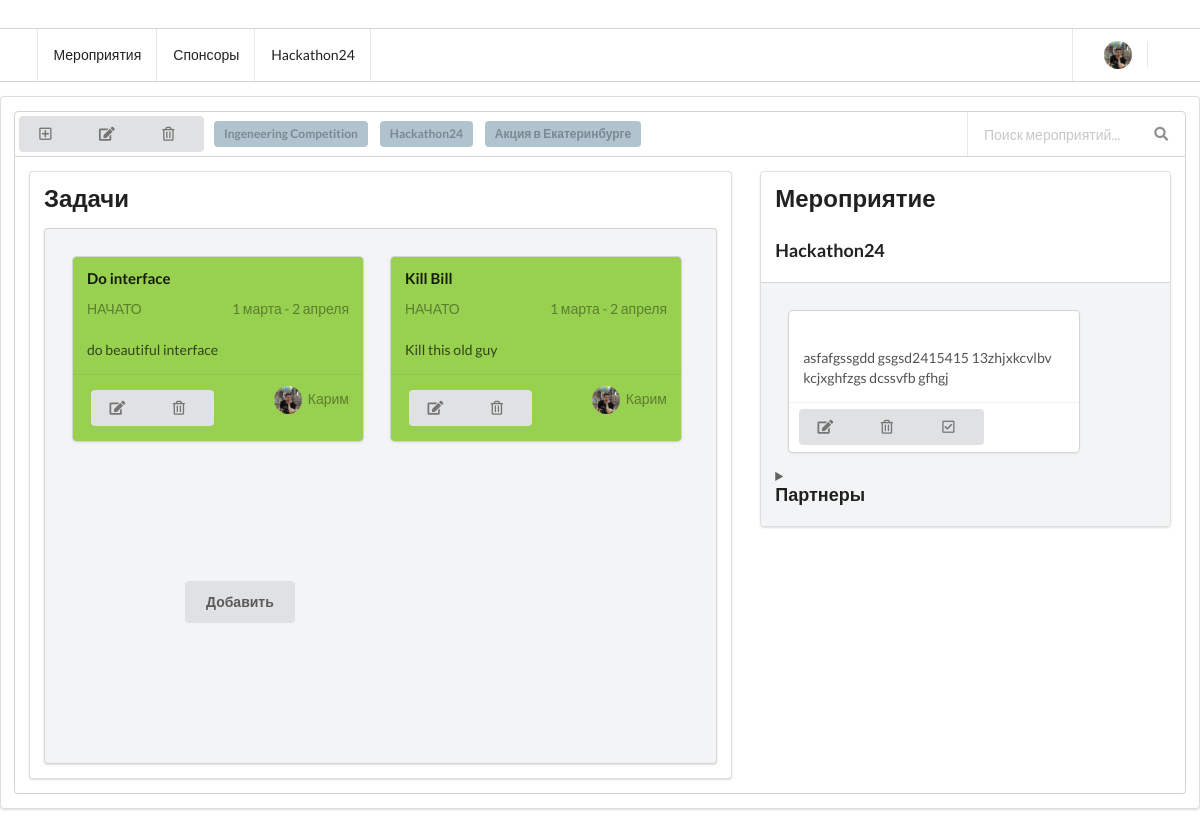
/event/2/, run on the app's committed database.
### heart/models.py (models this page shows, shortened)
class Event(models.Model): #id добавлен автоматически
    name = models.CharField(u'Название мероприятия', max_length=255, default='event')
    desc = models.TextField(u'Описание', blank=True)
    place = models.CharField(u'Место проведения', blank=True, max_length=255)
    creat_time = models.DateTimeField(u'Дата создания', auto_now_add=True)
    start_time = models.DateTimeField(u'Дата начала')
    end_time = models.DateTimeField(u'Дата окончания')
    hidden = models.BooleanField(u'Скрытый?(False-нет, True-да)',default = False)
    tags = models.CharField(u'Тэги(через запятую)', max_length=255)
    partner = models.ForeignKey(Partner, on_delete=models.CASCADE)

class Task(models.Model):
    START = 'ST'
    DOING = 'DO'
    END = 'EN'
    CHOICES = (
        (START, 'НАЧАТА'),
        (DOING, 'В ПРОЦЕССЕ'),
        (END, 'ЗАВЕРШЕНА'),
    )
    name = models.CharField(u'Задача', max_length=255, default='Zadacha')
    event = models.ForeignKey(Event, on_delete=models.CASCADE)
    todo = models.TextField(u'Описание', blank=True)
    partner = models.ForeignKey(Partner, on_delete=models.CASCADE)
    progress = models.CharField(u'Прогресс',max_length=2,
                                      choices=CHOICES,
                                      default=START)
    end_time = models.DateTimeField(u'Время окончания', blank=True, auto_now=True)

### heart/views.py (the view)
# urls.py: path('event/<int:pk>/', views.EventView.as_view()),
class EventView(DetailView):
    model = Event
    template_name = 'event.html'
    def get_context_data(self, **kwargs):
        ev = Event.objects.all()
        context = super().get_context_data(**kwargs)
        context['partner'] = Partner.objects.all()
        context['ev'] = Event.objects.all()
        context['tasks'] = Task.objects.all()
        return context

### heart/models.py (called while the page is built)
    def __str__(self):
        return '{}'.format(self.name)

### heart/templates/event.html (shortened to what this page needs)
{% load staticfiles %}
<!DOCTYPE html>
<html>
<head>
    <link rel="stylesheet" type="text/css" media="screen" href="{% static 'styles.css' %}" />
    <link rel="stylesheet" type="text/css" href="{% static 'semantic.min.css' %}" />
</head>
<body>
    <div class="ui attached stackable menu header_menu">
        <div class="ui container" id="main_menu">
            <a class="item" id="events">
                Мероприятия
            </a>
            <a class="item" id="scolarshipers">
                Спонсоры
            </a>
            <a class="item" id="events">{{event.name}}</a>
            <div class="right item">
            <div class="ui dropdown icon item">
                <img class="ui avatar image" src="{% static '/images/avatar/Karim.jpg' %}" id="user_photo">
            </div>
            </div>
        </div>
    </div>
    <div class="ui segment">
    <div class="ui top attached menu">
        <div style="margin: 0.3em;">
            <div class="ui buttons">
                <button class="ui button "><i class="plus square outline icon"></i></button>
                <button class="ui button "><i class="edit icon"></i></button>
                <button class="ui button "><i class="trash alternate outline icon"></i></button>
            </div>
        </div>
        <div class="event_list" id="event_list">
    {% for event in ev %}
            {%if event.hidden %}
            {% else %}
            <div class="ui label chips">
                    <a type="submit" href="/event/{{ event.pk }}">{{ event.name }} </a>
                </div>
            {% endif %}
            {% endfor %}
        </div>
        <div class="right menu">
            <div class="ui right aligned category search item">
            <div class="ui transparent icon input">
                <input class="prompt" type="text" placeholder="Поиск мероприятий..." id="event_search">
                <i class="search link icon"></i>
            </div>
            </div>
        </div>
    </div>
    <div class="ui bottom attached segment">
        <div class="ui grid">
            <div class="ten wide column">
                <div class="ui segment">
                <h2 class="ui header">Задачи</h2>
                <div class="ui secondary segment" id="month_task_container">
                    <div class="task_wrapper">
                        {% for task in tasks %}
                        {% if task.event == event %}
                        <div class="ui card started_task" id="task" id="123239">
                            <div class="content">
                            <div class="card_header">
                                <h4 class="ui header" id="task_header_name">{{task.name}}</h4>
                            </div>
                                <div class="meta">
                                <span class="right floated time">1 марта - 2 апреля</span>
                                <span class="category">НАЧАТО</span>
                                </div>
                                <div class="description">
                                <p>{{task.todo}}
                                </p>
                                </div>
                            </div>
                            <div class="extra content">
                                <div class="right floated author">
                                <img class="ui avatar image" src="{% static '/images/avatar/Karim.jpg' %}"> Карим
                                </div>
                                <div style="margin: 0.3em;">
                                    <div class="ui buttons">
                                            <button class="mini ui button"><i class="edit icon"></i></button>
                                            <button class="mini ui button"><i class="trash alternate outline icon"></i></button>
                                    </div>
                                </div>
                            </div>
                        </div>
                        {% endif %}
                        {% endfor %}
                        <button class="ui button" style="height: 3em; margin: 9em;">
                            Добавить
                        </button>
                    </div>
                </div>
                </div>
        </div>
        <div class="six wide column">
            <div class="ui segments">
                <div class="ui segment" id="notifications">
                <h2 class="ui header">Мероприятие</h2>
                <h3 class="ui header">{{event.name}}</h3>
                </div>
                <div class="ui secondary segment" id="notifications_container">
                    <div class="ui card" id="notification" id="123239">
                        <div class="content">
                        <div class="card_header">
                        </div>
                            <div class="description">
                            <p>{{event.desc}}
                            </p>
                            </div>
                        </div>
                        <div class="extra content">
                            <div style="margin: -0.3em;">
                                <div class="ui buttons">
                                    <button class="mini ui button"><i class="edit icon"></i></button>
                                    <button class="mini ui button"><i class="trash alternate outline icon"></i></button>
                                    <button class="mini ui button"><i class="check square outline icon"></i></button>
                                </div>
                            </div>
                        </div>
                    </div>
                <details><summary><h3 class="ui header">Партнеры</h3></summary>
  </details>
                </div>
            </div>
        </div>
    </div>
    </div>
</div>
</body>
</html>

### static/styles.css (style rules this page uses)
.chips { margin: 0.5em !important; background-color: #B1C3CE !important; }
.header_menu { margin-top: 2em !important; }
.header { margin-bottom: 0.3em !important; }
.description { margin-top: 1.5em !important; }
.card_header { display: flex; flex-flow: column; margin-bottom: 0.5em; }
.started_task { background-color: #98D14F !important; }
#user_photo { margin: -1em 0 -1em 0; }
.task_wrapper { display: flex; flex-flow: row wrap; align-content: space-around; }
.card { margin: 1em !important; }
.event_list { display: flex; flex-flow: row nowrap; align-items: center; }

### data on the page
Event: name "Hackathon24", desc "asfafgssgdd gsgsd2415415 13zhjxkcvlbv kcjxghfzgs dcssvfb gfhgj"
Event: name "Ingeneering Competition"
Event: name "Акция в Екатеринбурге"
Task: name "Do interface", todo "do beautiful interface"
Task: name "Kill Bill", todo "Kill this old guy"
